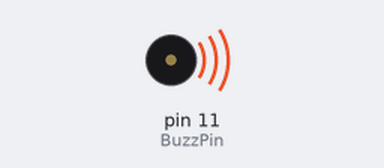
Recording of a sketch running on a simulated Arduino Uno, built with avr-gcc and run on an emulated ATmega328P. Parts: buzzer (waves = sounding).

Above: at 0.5 s.
Timing chart, 0 to 4.6 s (numbered marks = the images above):
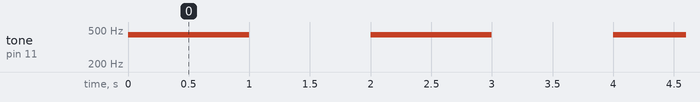

The sketch:

01.noTone__.ino
```cpp
int BuzzPin = 11; // 変数"BuzzPin"にブザーを接続している11番ピンを割り当てる。
int val = 0;      // 読み込んだ値を保存するための変数"val"を0で初期化する。

void setup() {
    pinMode(BuzzPin, OUTPUT); // 変数"BuzzPin"を出力として設定する。
}
void loop() {
    tone(BuzzPin,440); //"BuzzPin"から440Hzを出力する
    delay(1000);       //1秒間まつ
    noTone(BuzzPin);   //音止める
    delay(1000);       //1秒間まつ
}
```

Measured:
- by itself, tone on pin 11 (BuzzPin): alternates 440 Hz for 1.0 s and silent for 1.0 s
